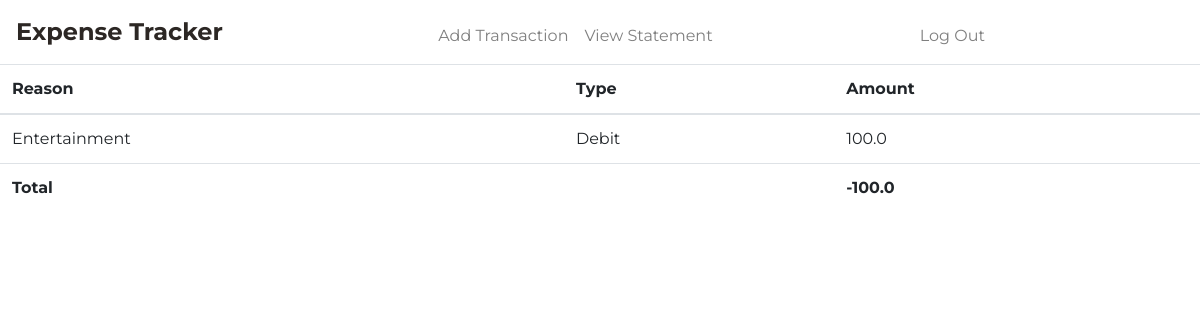
Before: /statement (signed in) with the older database file.
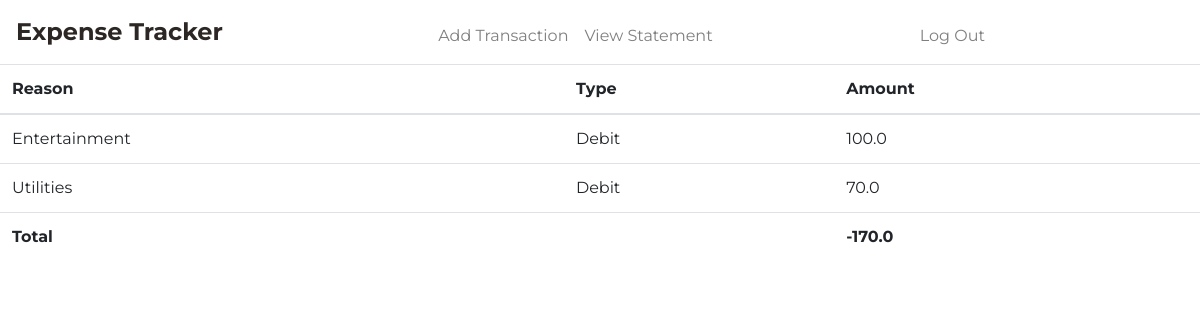
After: the same page with the newer database file.
### tables this page shows
CREATE TABLE transactions (id INTEGER PRIMARY KEY AUTOINCREMENT NOT NULL,
	 									user_id integer NOT NULL, reason type text NOT NULL,
	 									type text NOT NULL,amount double precision NOT NULL,
										timestamp timestamp NOT NULL DEFAULT CURRENT_TIMESTAMP);

CREATE TABLE users (id integer PRIMARY KEY AUTOINCREMENT NOT NULL,
								uname text NOT NULL, password text NOT NULL, balance double precision not null default 0);

### application.py (the view)
@app.route('/statement', methods = ['GET'])
@login_required
def  statement():
	sql_query = "SELECT * from transactions where user_id = :username"
	variable = dict(username = session["user_id"])
	rows = q.sql_select_query(db,sql_query,variable)
	row = q.sql_select_query(db, "SELECT balance from users where id=:id", dict(id=session["user_id"]))
	balance = row[0][0]
	return render_template("statement.html", records = rows, balance=balance)

### Queries.py (called while the page is built)
def sql_select_query(conn, query, var):
	cur = conn.cursor()
	cur.execute(query,var)
	rows = cur.fetchall()
	return rows

### helper.py (called while the page is built)
def login_required(f):
	@wraps(f)
	def decorated_function(*args, **kwargs):
		if session.get("user_id") is None:
			return redirect("/login")
		return f(*args, **kwargs)
	return decorated_function

### templates/statement.html (shortened to what this page needs)
{% extends "layout.html" %}
{% block main %}
	<div id="statement">
		<table class="table table-stripped">
			<thead>
				<th scope='col'> Reason </th>
				<th scope="col"> Type </th>
				<th scope="col"> Amount </th>
			</thead>
			<tbody>
				{% for record in records %}
					<tr>
						<td>
							{{record.reason}}
						</td>
						<td>
							{% if 'C' == record.type %}
								{{"Cash"}}
							{% else %}
								{{"Debit"}}
							{% endif %}
						</td>
						<td>
							{{record.amount}}
						</td>
					</tr>
				{% endfor %}
			</tbody>
			<tfoot>
				<th scope="col">Total</th>
				<th scope="col"></th>
				<th scope="col">{{balance}}</th>
			</tfoot>
		</table>
	</div>
{% endblock %}

### templates/layout.html (shortened to what this page needs)
<!DOCTYPE html>
<html lang="en">
    <head>
        <link href="https://maxcdn.bootstrapcdn.com/bootstrap/4.1.3/css/bootstrap.min.css" rel="stylesheet">
        <link href="/static/styles.css" rel="stylesheet">
	</head>
	<body>
		<nav class="navbar navbar-expand-md navbar-light ">
            <div class="nav__header">
                <div class="nav__logo">
                    <a href="/">Expense Tracker</a>
                </div>
            </div>
            {% if session.user_id %}
            <div class="collapse navbar-collapse" id="navbar">
                    <ul class="navbar-nav mr-auto mt-2">
                        <li class="nav-item">
                            <a class="nav-link" href="/transaction">Add Transaction</a>
                        </li>
                        <li class="nav-item">
                            <a class="nav-link" href="/statement">View Statement</a>
                        </li>
                    </ul>
                    <ul class="navbar-nav mr-auto mt-2"">
                            <li class="nav-item">
                                <a class="nav-link" href="/logout">Log Out</a>
                            </li>
                    </ul>
                {% endif %}
            </div>
        </nav>
        <main>
            {% block main %} {% endblock %}
        </main>
	</body>
</html>

### static/styles.css (style rules this page uses)
:root { --primary-color: #d6ccc7; --text-dark: #2c2724; --white: #ffffff; --max-width: 1200px; }
* { padding: 0; margin: 0; box-sizing: border-box; }
a { text-decoration: none; transition: 0.3s; }
body { font-family: "Montserrat", sans-serif; }
nav { position: fixed; isolation: isolate; width: 100%; z-index: 9; }
.nav__header { padding: 1rem; width: 100%; display: flex; align-items: center; justify-content: space-between; background-color: var(--text-dark); }
.nav__logo a { font-size: 1.5rem; font-weight: 700; color: var(--white); }
@media (width > 768px) { nav { position: static; padding: 2rem 1rem; max-width: var(--max-width); margin-inline: auto; display: flex; align-items: center; justify-content: space-between; gap: 2rem; } }
@media (width > 768px) { .nav__header { flex: 1; padding: 0; background-color: transparent; } }
@media (width > 768px) { .nav__logo a { color: var(--text-dark); } }

Changed rows visible on the page:
added transactions: reason "Utilities", value "Debit", amount "70.0"
changed users: balance "-100.0" → "-170.0"
